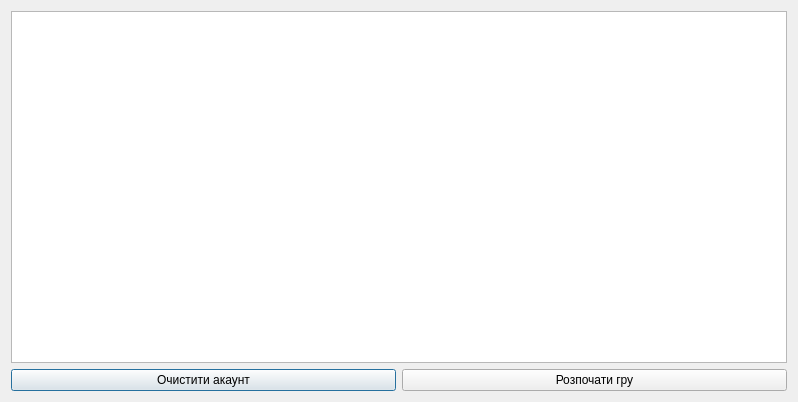
<?xml version="1.0" encoding="UTF-8"?>
<ui version="4.0">
 <class>StartWindow</class>
 <widget class="QDialog" name="StartWindow">
  <property name="geometry">
   <rect>
    <x>0</x>
    <y>0</y>
    <width>798</width>
    <height>402</height>
   </rect>
  </property>
  <property name="windowTitle">
   <string>Dialog</string>
  </property>
  <layout class="QVBoxLayout" name="verticalLayout">
   <item>
    <widget class="QListWidget" name="listWidget"/>
   </item>
   <item>
    <layout class="QHBoxLayout" name="horizontalLayout">
     <item>
      <widget class="QPushButton" name="pushButton">
       <property name="text">
        <string>Очистити акаунт</string>
       </property>
      </widget>
     </item>
     <item>
      <widget class="QPushButton" name="pushButton_2">
       <property name="text">
        <string>Розпочати гру</string>
       </property>
      </widget>
     </item>
    </layout>
   </item>
  </layout>
 </widget>
 <resources/>
 <connections/>
</ui>
